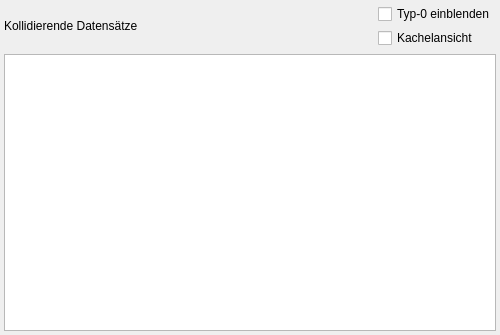
<?xml version="1.0" encoding="UTF-8"?>
<ui version="4.0">
 <class>Section_Mod_Statistics_Conflicts</class>
 <widget class="QWidget" name="Section_Mod_Statistics_Conflicts">
  <property name="geometry">
   <rect>
    <x>0</x>
    <y>0</y>
    <width>500</width>
    <height>335</height>
   </rect>
  </property>
  <layout class="QVBoxLayout" name="main_layout">
   <property name="spacing">
    <number>6</number>
   </property>
   <property name="leftMargin">
    <number>4</number>
   </property>
   <property name="topMargin">
    <number>4</number>
   </property>
   <property name="rightMargin">
    <number>4</number>
   </property>
   <property name="bottomMargin">
    <number>4</number>
   </property>
   <item>
    <layout class="QHBoxLayout" name="summary_layout">
     <property name="spacing">
      <number>10</number>
     </property>
     <item>
      <widget class="QLabel" name="lbl_stats">
       <property name="sizePolicy">
        <sizepolicy hsizetype="Expanding" vsizetype="Preferred">
         <horstretch>1</horstretch>
         <verstretch>0</verstretch>
        </sizepolicy>
       </property>
       <property name="text">
        <string>Kollidierende Datensätze</string>
       </property>
      </widget>
     </item>
     <item>
      <layout class="QVBoxLayout" name="layout_checkboxes">
       <property name="spacing">
        <number>4</number>
       </property>
       <item>
        <widget class="QCheckBox" name="chk_show_type_0">
         <property name="sizePolicy">
          <sizepolicy hsizetype="Minimum" vsizetype="Fixed">
           <horstretch>0</horstretch>
           <verstretch>0</verstretch>
          </sizepolicy>
         </property>
         <property name="text">
          <string>Typ-0 einblenden</string>
         </property>
        </widget>
       </item>
       <item>
        <widget class="QCheckBox" name="chk_tile_view">
         <property name="sizePolicy">
          <sizepolicy hsizetype="Minimum" vsizetype="Fixed">
           <horstretch>0</horstretch>
           <verstretch>0</verstretch>
          </sizepolicy>
         </property>
         <property name="text">
          <string>Kachelansicht</string>
         </property>
        </widget>
       </item>
      </layout>
     </item>
    </layout>
   </item>
   <item>
    <widget class="QStackedWidget" name="stacked_views">
     <property name="minimumSize">
      <size>
       <width>0</width>
       <height>240</height>
      </size>
     </property>
     <property name="currentIndex">
      <number>0</number>
     </property>
     <widget class="QWidget" name="page_table">
      <layout class="QVBoxLayout" name="layout_table">
       <property name="leftMargin">
        <number>0</number>
       </property>
       <property name="topMargin">
        <number>0</number>
       </property>
       <property name="rightMargin">
        <number>0</number>
       </property>
       <property name="bottomMargin">
        <number>0</number>
       </property>
       <item>
        <widget class="QTableView" name="table_conflicts">
         <property name="minimumSize">
          <size>
           <width>0</width>
           <height>240</height>
          </size>
         </property>
         <property name="editTriggers">
          <set>QAbstractItemView::EditTrigger::NoEditTriggers</set>
         </property>
         <property name="alternatingRowColors">
          <bool>true</bool>
         </property>
         <property name="selectionMode">
          <enum>QAbstractItemView::SelectionMode::SingleSelection</enum>
         </property>
         <property name="selectionBehavior">
          <enum>QAbstractItemView::SelectionBehavior::SelectRows</enum>
         </property>
         <property name="sortingEnabled">
          <bool>true</bool>
         </property>
        </widget>
       </item>
      </layout>
     </widget>
     <widget class="QWidget" name="page_tiles">
      <layout class="QVBoxLayout" name="layout_tiles_page">
       <property name="leftMargin">
        <number>0</number>
       </property>
       <property name="topMargin">
        <number>0</number>
       </property>
       <property name="rightMargin">
        <number>0</number>
       </property>
       <property name="bottomMargin">
        <number>0</number>
       </property>
      </layout>
     </widget>
    </widget>
   </item>
  </layout>
 </widget>
 <resources/>
 <connections/>
</ui>
